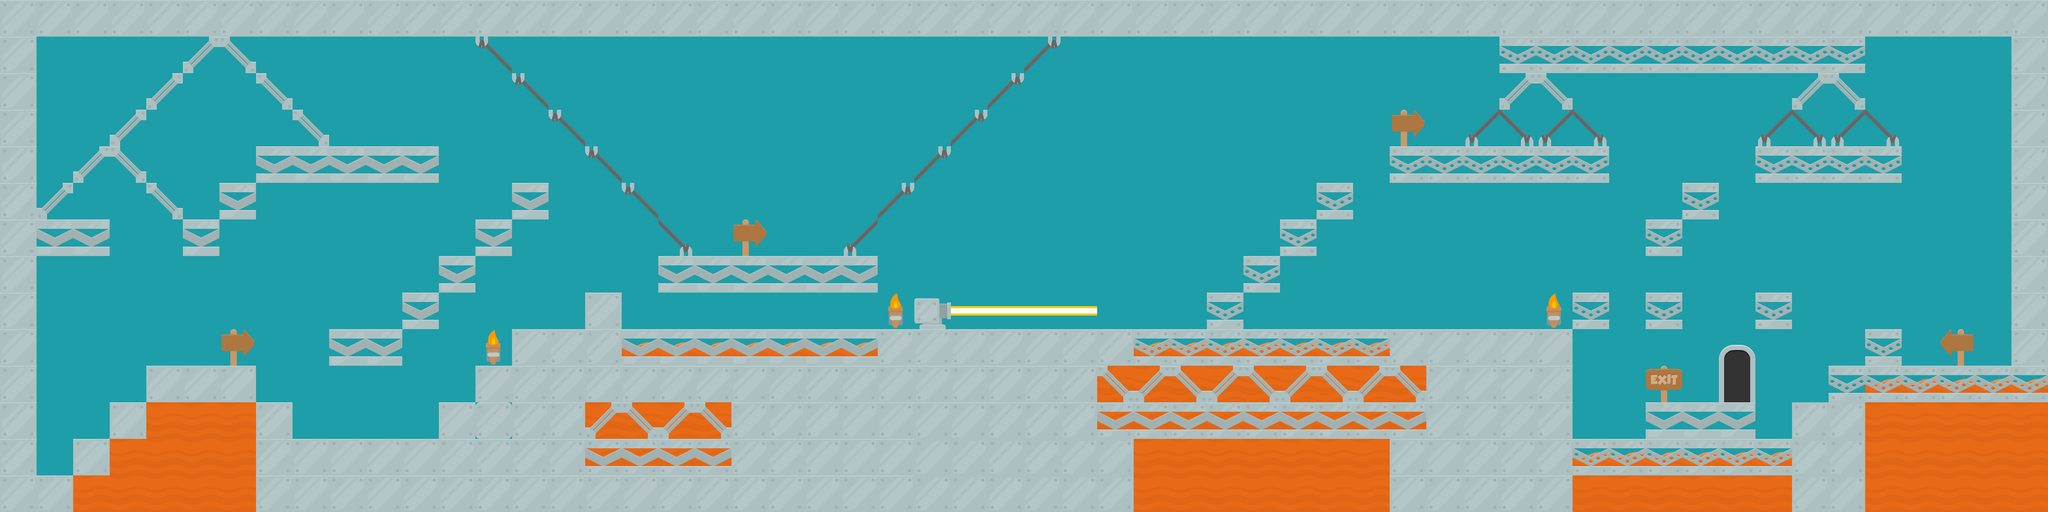

The image is a tile-based game level rendered from a .tmx file. Its description and source (layers, tilesets, objects; grid data summarised) follow:
An orthogonal 56x14 tile map with 70x70 px tiles, 4 tile layers (BackgroundLayer, DecorationLayer, CollisionLayer, FruitLayer), 6 tilesets.

<map version="1.0" orientation="orthogonal" renderorder="left-up" width="56" height="14" tilewidth="70" tileheight="70" nextobjectid="19">
 <tileset firstgid="1" name="tiles_spritesheet" tilewidth="70" tileheight="70" spacing="2">
  <image source="../CutePack/Base pack/Tiles/tiles_spritesheet.png" trans="ff00ff" width="914" height="936" />
  <tile id="44">
   <properties>
    <property name="suelo" value="true" />
   </properties>
  </tile>
  <tile id="56">
   <properties>
    <property name="suelo" value="true" />
   </properties>
  </tile>
  <tile id="68">
   <properties>
    <property name="suelo" value="true" />
   </properties>
  </tile>
  <tile id="80">
   <properties>
    <property name="suelo" value="true" />
   </properties>
  </tile>
  <tile id="91">
   <properties>
    <property name="suelo" value="true" />
   </properties>
  </tile>
  <tile id="97">
   <properties>
    <property name="fruitType" value="apple" />
   </properties>
  </tile>
  <tile id="103">
   <properties>
    <property name="suelo" value="true" />
   </properties>
  </tile>
  <tile id="115">
   <properties>
    <property name="suelo" value="true" />
   </properties>
  </tile>
  <tile id="132">
   <properties>
    <property name="desplazable" value="true" />
    <property name="suelo" value="true" />
   </properties>
  </tile>
 </tileset>
 <tileset firstgid="157" name="fondo" tilewidth="70" tileheight="70" spacing="2">
  <image source="../CutePack/Base pack/bg.png" trans="ff00ff" width="256" height="256" />
 </tileset>
 <tileset firstgid="166" name="transparent" tilewidth="70" tileheight="70">
  <image source="../CutePack/transparent.png" width="70" height="70" />
  <tile id="0">
   <properties>
    <property name="tileType" value="air" />
   </properties>
  </tile>
 </tileset>
 <tileset firstgid="167" name="Frutas-01" tilewidth="70" tileheight="70">
  <image source="../CutePack/Frutas/Frutas-01.png" width="140" height="140" />
  <tile id="0">
   <properties>
    <property name="tileType" value="manzana" />
   </properties>
  </tile>
  <tile id="1">
   <properties>
    <property name="tileType" value="uva" />
   </properties>
  </tile>
  <tile id="2">
   <properties>
    <property name="tileType" value="sandia" />
   </properties>
  </tile>
  <tile id="3">
   <properties>
    <property name="tileType" value="pera" />
   </properties>
  </tile>
 </tileset>
 <tileset firstgid="171" name="fondo" tilewidth="70" tileheight="70">
  <image source="../CutePack/Base pack/Tiles/fondo.png" width="70" height="70" />
 </tileset>
 <tileset firstgid="172" name="sheet" tilewidth="70" tileheight="70">
  <image source="../CutePack/Base pack/Tiles/sheet.png" width="980" height="490" />
 </tileset>
 <layer name="BackgroundLayer" width="56" height="14">
  <data>[784 cells, 784 non-empty, 1 distinct tile ids]</data>
 </layer>
 <layer name="DecorationLayer" width="56" height="14">
  <data>[784 cells, 181 non-empty, 16 distinct tile ids]</data>
 </layer>
 <layer name="CollisionLayer" width="56" height="14">
  <data>[784 cells, 783 non-empty, 10 distinct tile ids]</data>
 </layer>
 <layer name="FruitLayer" width="56" height="14">
  <data>[784 cells, 11 non-empty, 4 distinct tile ids]</data>
 </layer>
</map>
